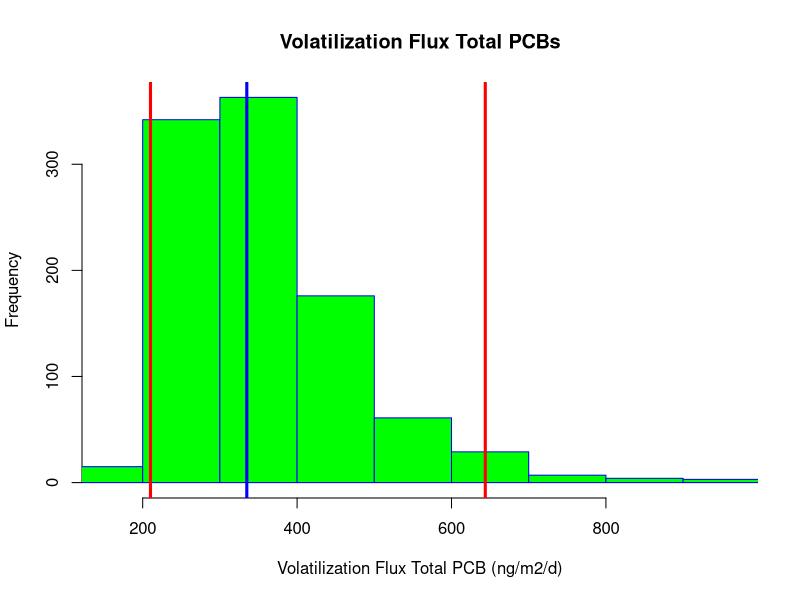

The R script that drew this image:
# Code to estimate individual PCB fluxes from Portland Harbor
# using 2018 and 2019 water samples
# Air data are not used in these calculations
# Monte Carlo simulation is included
# No needs of R packages

# Chemical properties -----------------------------------------------------

# Read chemical properties
cp <- read.csv("ChemicalProperties.csv")
Congener <- cp$Congener
MW.PCB <- cp$MW.PCB
nOrtho.Cl <- cp$nOrtho.Cl
H0.mean <- cp$H0
H0.error <- cp$H0.error
Kow.mean <- cp$Kow
Kow.error <- cp$Kow.error

# Water concentrations ----------------------------------------------------

# Read water concentrations
wc.raw <- read.csv("WaterConcentration.csv")
# Different approaches to use the data
# Prepare data [pg/L] = [ng/m3]
wc.1 <- subset(wc.raw, select = -c(SampleID:Units))
wc.2 <- cbind(wc.raw$LocationID, wc.1)
colnames(wc.2)[1] <- "LocationID"
wc.ave <- sapply(wc.1, mean, na.rm = TRUE)
wc.sd <- sapply(wc.1, sd, na.rm = TRUE)
wd.3 <- data.frame(t(rbind(wc.ave, wc.sd)))
C.PCB.water.mean <- wd.3$wc.ave
C.PCB.water.error <- wd.3$wc.sd

# (1) Mean and standard deviation

# (2) Geometric mean and geometric standard deviation

# (3) Selected samples

# Meteorological data -----------------------------------------------------

# Read meteorological conditions
meteor <- read.csv("Meteorological.csv")
# Columns are the different water sampling periods
# except last columns are the passive sampler deployment
# Columns 2 to 11 definitions: sampl.aug.2018.av,sampl.aug.2018.sd,
# sampl.nov.2018.av, sampl.nov.2018.sd, sampl.jan.2019.av,
# sampl.jan.2019.sd, sampl.feb.2019.av, sampl.feb.2019.sd,
# sampl.sum.2020.av, sampl.sum.2022.sd
# m is column number
m <- 2 # from 2 to 11
tair.mean <- meteor[1, m]
tair.error <- meteor[1, m+1]
twater.mean <- meteor[2, m]
twater.error <- meteor[2, m+1]
u10.mean <- meteor[3, m]
u10.error <- meteor[3, m+1]
P.mean <- meteor[4, m]
P.error <- meteor[4, m +1]

# Flux calculations -------------------------------------------------------

# Flux function
final.result = function(MW.PCB, H0.mean, H0.error, 
         C.PCB.water.mean, C.PCB.water.error, nOrtho.Cl,
         Kow.mean, Kow.error) {
# fixed parameters

R <- 8.3144 # [Pa m3/K/mol]
T <- 298.15 # [K]

F.PCB.aw <- NULL
# number of replicates for Monte Carlo simulation
for (replication in 1:1000) {

# Random parameters
# Parameters for calculating Delta Uaw
a <- rnorm(1, 0.085, 0.007)
b <- rnorm(1, 1, 0.5)
c <- rnorm(1, 32.7, 1.6)
# Parameter for calculating Delta Uoa
a2 <- rnorm(1, 0.13, 0.02) 
b2 <- rnorm(1, 2.9, 1.2)
c2 <- rnorm(1, 47.8, 4.3)
# Henry's law constant 
H0 <- rnorm(1, H0.mean, H0.error) # [Pa m3/mol]
# Octanol-water partition coefficient
Kow <- rnorm(1, Kow.mean, Kow.error) # [Lwater/Loctanol] 
# PCB water concentration
C.PCB.water <- abs(rnorm(1, C.PCB.water.mean, C.PCB.water.error)) # [pg/L]
# DOC (Spencer et al 2012)
DOC <- abs(rnorm(1, 2, 0.3)) # [mg/L]
# Water temperature
T.water <- rnorm(1, twater.mean, twater.error) # [C]
# Air temperature
T.air <- rnorm(1, tair.mean, tair.error) # [C]
# atmospheric pressure
P <- rnorm(1, P.mean, P.error) # [mbar]
# Wind speed @10 m
u <- abs(rnorm(1, u10.mean, u10.error)) # [m/s] missing

# Computed values
# Henry's law constant (HLC) corrections
# PCB internal energy for the transfer of water to air transfer
DeltaUaw <- (a*MW.PCB-b*nOrtho.Cl+c)*1000 # [J/mol]
# Transform HLC to K
K <- 10^(H0)*101325/(R*T) # [Lwater/Lair]
# Correct K using water temperature
K.air.water <- K*exp(-(DeltaUaw/R)*(1/(T.water + 273.15) - 1/T)) # [Lwater/Lair]
# Final K (corrected by air and water temperature)
K.final <- K.air.water*(T.water + 273.15)/(T.air + 273.15) # [Lwater/Lair]

# KDOC calculation and correction
# PCB internal energy for the transfer of octanol-air
DeltaUoa <- (-a2*MW.PCB+b2*nOrtho.Cl-c2)*1000 # [J/mol]
# PCB internal energy for the transfer of octanol-water
DeltaUow <- DeltaUoa + DeltaUaw # [J/mol]
# Octanol-water partition coefficient corrected by water temperature
Kow.water.t <- 10^(Kow)*exp(-(DeltaUow/R)*(1/(T.water + 273.15)-1/T)) # [Loctanol/Lwater]
# DOC-water partition coefficient
Kdoc.t <- 0.06*Kow.water.t # [Lwater/kgdoc]

# Freely dissolved water concentration calculations
C.PCB.water.f <- C.PCB.water/(1 + Kdoc.t*DOC/1000^2) # [ng/m3]

# Air-water mass transfer calculations
# (1) Air side mass transfer calculations
# Water diffusivity in air corrected by air
# temperature and atmospheric pressure
D.water.air <- (10^(-3)*1013.25*((273.15+T.air)^1.75*((1/28.97) +
                (1/18.0152))^(0.5))/P/(20.1^(1/3) + 9.5^(1/3))^2) # [cm2/s]
# PCB diffusivity in air
D.PCB.air <- D.water.air*(MW.PCB/18.0152)^(-0.5) # [cm2/s]
# Water vapor exchange velocity in air (from eq. 20-15)
V.water.air <- 0.2*u + 0.3 # u @10 meter [cm/s]
# Air side mass transfer
V.PCB.air <- V.water.air*(D.PCB.air/D.water.air)^(2/3) # [cm/s]

# (2) Water side mass transfer calculations
# Viscosity of water at water temperature
visc.water <- 10^(-4.5318-220.57/(149.39 - (273.15 + T.water)))
# Water density corrected at water temperature
dens.water <- (999.83952+16.945176*T.water - 7.9870401*10^-3*T.water^2
               - 46.170461*10^-6*3 + 105.56302*10^-9*T.water^4 -
                 280.54253*10^-12*T.water^5)/(1 + 16.87985*10^-3*T.water)
# Kinematic viscosity of water
v.water <- visc.water/dens.water*10000 # [cm2/s]
# CO2 diffusivity in water at water temperature
diff.co2 <- 0.05019*exp(-19.51*1000/(273.15 + T.water)/R) # [cm2/s]
# PCB diffusivity in water 
D.PCB.water <- diff.co2*(MW.PCB/44.0094)^(-0.5) # [cm2/s]
# PCB Schmidt number in water
Sc.PCB.water <- v.water/D.PCB.water
# CO2 Schmidt number in water
Sc.co2.water <- v.water/diff.co2
# k600 calculations, u in [m/s], k600 originally [cm/h]
k600 <- (4.46 + 7.11*u)/60/60 #[cm/s]
# Water side mass transfer (from eq. 20-24)
if(u > 5){
  V.PCB.water <- k600*(Sc.PCB.water/Sc.co2.water)^(-0.5)  
} else {
  V.PCB.water <- k600*(Sc.PCB.water/Sc.co2.water)^(-2/3)
} # [cm/s]

# Air-water mass transfer
mtc.PCB <- ((1/V.PCB.water+1/(V.PCB.air*K.final)))^(-1) # [cm/s]
# Flux calculations
F.PCB.aw <- c(F.PCB.aw, mtc.PCB*(C.PCB.water.f)*(60*60*24)/100) # [ng/m2/d]

}

F.PCB.aw

}

# Final calculations ------------------------------------------------------

Num.Congener <- length(Congener)

result <- NULL
for (i in 1:Num.Congener) {
	result <- rbind(result, final.result(MW.PCB[i], H0.mean[i], H0.error[i], 
         C.PCB.water.mean[i], C.PCB.water.error[i], nOrtho.Cl[i],
         Kow.mean[i], Kow.error[i]))
}

# Sum of all congeners per repetition
final.result <- data.frame(colSums(result, na.rm = TRUE))

# Summary of the total PCBs
mmm <- mean(final.result$colSums.result.)
sss <- sd(final.result$colSums.result.)
q2.5 <- quantile(final.result$colSums.result., 0.025)
q97.5 <- quantile(final.result$colSums.result., 0.975)
tPCBFlux <- c(mmm, sss, q2.5, q97.5)
names(tPCBFlux) <- c("Mean (ng/m2/d)", "Std (ng/m2/d)",
                     "2.5%CL (ng/m2/d)", "97.5%CL (ng/m2/d)")

# Plots -------------------------------------------------------------------

# Histogram
hist(as.numeric(final.result[,1]), main = "Volatilization Flux Total PCBs",
     xlab = "Volatilization Flux Total PCB (ng/m2/d)", border = "blue", col = "green",
     xlim = c(min(as.numeric(final.result[,1])), max(as.numeric(final.result[,1]))))
abline(v = median(as.numeric(final.result[,1])), col = "blue", lwd = 3)
abline(v = quantile(as.numeric(final.result[,1]), 0.025), col = "red", lwd = 3)
abline(v = quantile(as.numeric(final.result[,1]), 0.975), col = "red", lwd = 3)
abline(v = 0, col = "black", lwd = 3)
